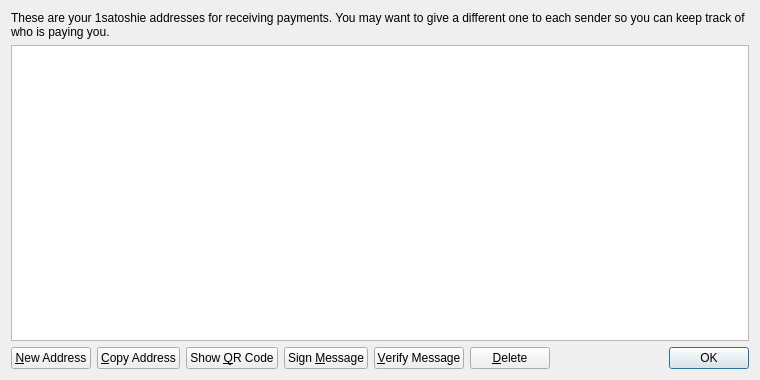
<?xml version="1.0" encoding="UTF-8"?>
<ui version="4.0">
 <class>AddressBookPage</class>
 <widget class="QWidget" name="AddressBookPage">
  <property name="geometry">
   <rect>
    <x>0</x>
    <y>0</y>
    <width>760</width>
    <height>380</height>
   </rect>
  </property>
  <property name="windowTitle">
   <string>Address Book</string>
  </property>
  <layout class="QVBoxLayout" name="verticalLayout">
   <item>
    <widget class="QLabel" name="labelExplanation">
     <property name="text">
      <string>These are your 1satoshie addresses for receiving payments. You may want to give a different one to each sender so you can keep track of who is paying you.</string>
     </property>
     <property name="textFormat">
      <enum>Qt::PlainText</enum>
     </property>
     <property name="wordWrap">
      <bool>true</bool>
     </property>
    </widget>
   </item>
   <item>
    <widget class="QTableView" name="tableView">
     <property name="contextMenuPolicy">
      <enum>Qt::CustomContextMenu</enum>
     </property>
     <property name="toolTip">
      <string>Double-click to edit address or label</string>
     </property>
     <property name="tabKeyNavigation">
      <bool>false</bool>
     </property>
     <property name="alternatingRowColors">
      <bool>true</bool>
     </property>
     <property name="selectionMode">
      <enum>QAbstractItemView::SingleSelection</enum>
     </property>
     <property name="selectionBehavior">
      <enum>QAbstractItemView::SelectRows</enum>
     </property>
     <property name="sortingEnabled">
      <bool>true</bool>
     </property>
     <attribute name="verticalHeaderVisible">
      <bool>false</bool>
     </attribute>
    </widget>
   </item>
   <item>
    <layout class="QHBoxLayout" name="horizontalLayout">
     <item>
      <widget class="QPushButton" name="newAddressButton">
       <property name="toolTip">
        <string>Create a new address</string>
       </property>
       <property name="text">
        <string>&amp;New Address</string>
       </property>
       <property name="icon">
        <iconset resource="../bitcoin.qrc">
         <normaloff>:/icons/add</normaloff>:/icons/add</iconset>
       </property>
      </widget>
     </item>
     <item>
      <widget class="QPushButton" name="copyToClipboard">
       <property name="toolTip">
        <string>Copy the currently selected address to the system clipboard</string>
       </property>
       <property name="text">
        <string>&amp;Copy Address</string>
       </property>
       <property name="icon">
        <iconset resource="../bitcoin.qrc">
         <normaloff>:/icons/editcopy</normaloff>:/icons/editcopy</iconset>
       </property>
      </widget>
     </item>
     <item>
      <widget class="QPushButton" name="showQRCode">
       <property name="text">
        <string>Show &amp;QR Code</string>
       </property>
       <property name="icon">
        <iconset resource="../bitcoin.qrc">
         <normaloff>:/icons/qrcode</normaloff>:/icons/qrcode</iconset>
       </property>
      </widget>
     </item>
     <item>
      <widget class="QPushButton" name="signMessage">
       <property name="toolTip">
        <string>Sign a message to prove you own a 1satoshie address</string>
       </property>
       <property name="text">
        <string>Sign &amp;Message</string>
       </property>
       <property name="icon">
        <iconset resource="../bitcoin.qrc">
         <normaloff>:/icons/edit</normaloff>:/icons/edit</iconset>
       </property>
      </widget>
     </item>
     <item>
      <widget class="QPushButton" name="verifyMessage">
       <property name="toolTip">
        <string>Verify a message to ensure it was signed with a specified 1satoshie address</string>
       </property>
       <property name="text">
        <string>&amp;Verify Message</string>
       </property>
       <property name="icon">
        <iconset resource="../bitcoin.qrc">
         <normaloff>:/icons/transaction_0</normaloff>:/icons/transaction_0</iconset>
       </property>
      </widget>
     </item>
     <item>
      <widget class="QPushButton" name="deleteButton">
       <property name="toolTip">
        <string>Delete the currently selected address from the list</string>
       </property>
       <property name="text">
        <string>&amp;Delete</string>
       </property>
       <property name="icon">
        <iconset resource="../bitcoin.qrc">
         <normaloff>:/icons/remove</normaloff>:/icons/remove</iconset>
       </property>
      </widget>
     </item>
     <item>
      <spacer name="horizontalSpacer">
       <property name="orientation">
        <enum>Qt::Horizontal</enum>
       </property>
       <property name="sizeHint" stdset="0">
        <size>
         <width>40</width>
         <height>20</height>
        </size>
       </property>
      </spacer>
     </item>
     <item>
      <widget class="QDialogButtonBox" name="buttonBox">
       <property name="sizePolicy">
        <sizepolicy hsizetype="Maximum" vsizetype="Fixed">
         <horstretch>0</horstretch>
         <verstretch>0</verstretch>
        </sizepolicy>
       </property>
       <property name="standardButtons">
        <set>QDialogButtonBox::Ok</set>
       </property>
      </widget>
     </item>
    </layout>
   </item>
  </layout>
 </widget>
 <resources>
  <include location="../bitcoin.qrc"/>
 </resources>
 <connections/>
</ui>
